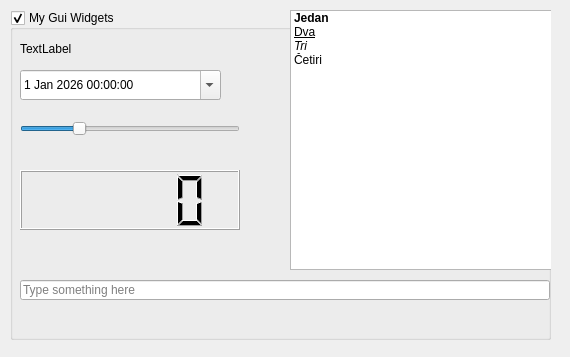
<?xml version="1.0" encoding="UTF-8"?>
<ui version="4.0">
 <class>DialogMain</class>
 <widget class="QDialog" name="DialogMain">
  <property name="geometry">
   <rect>
    <x>0</x>
    <y>0</y>
    <width>570</width>
    <height>357</height>
   </rect>
  </property>
  <property name="cursor">
   <cursorShape>ArrowCursor</cursorShape>
  </property>
  <property name="windowTitle">
   <string>My GUI</string>
  </property>
  <widget class="QGroupBox" name="groupBox">
   <property name="geometry">
    <rect>
     <x>10</x>
     <y>10</y>
     <width>541</width>
     <height>330</height>
    </rect>
   </property>
   <property name="title">
    <string>My Gui Widgets</string>
   </property>
   <property name="checkable">
    <bool>true</bool>
   </property>
   <widget class="QLabel" name="label">
    <property name="geometry">
     <rect>
      <x>10</x>
      <y>30</y>
      <width>54</width>
      <height>17</height>
     </rect>
    </property>
    <property name="text">
     <string>TextLabel</string>
    </property>
   </widget>
   <widget class="QDateTimeEdit" name="dateTimeEdit">
    <property name="geometry">
     <rect>
      <x>10</x>
      <y>60</y>
      <width>201</width>
      <height>30</height>
     </rect>
    </property>
    <property name="dateTime">
     <datetime>
      <hour>0</hour>
      <minute>0</minute>
      <second>0</second>
      <year>2026</year>
      <month>1</month>
      <day>1</day>
     </datetime>
    </property>
    <property name="calendarPopup">
     <bool>true</bool>
    </property>
   </widget>
   <widget class="QListWidget" name="listWidget">
    <property name="geometry">
     <rect>
      <x>280</x>
      <y>0</y>
      <width>270</width>
      <height>260</height>
     </rect>
    </property>
    <item>
     <property name="text">
      <string>Jedan</string>
     </property>
     <property name="font">
      <font>
       <bold>true</bold>
      </font>
     </property>
    </item>
    <item>
     <property name="text">
      <string>Dva</string>
     </property>
     <property name="font">
      <font>
       <underline>true</underline>
      </font>
     </property>
    </item>
    <item>
     <property name="text">
      <string>Tri</string>
     </property>
     <property name="font">
      <font>
       <italic>true</italic>
      </font>
     </property>
    </item>
    <item>
     <property name="text">
      <string>Četiri</string>
     </property>
     <property name="background">
      <brush brushstyle="NoBrush">
       <color alpha="255">
        <red>0</red>
        <green>0</green>
        <blue>0</blue>
       </color>
      </brush>
     </property>
     <property name="foreground">
      <brush brushstyle="NoBrush">
       <color alpha="255">
        <red>255</red>
        <green>0</green>
        <blue>0</blue>
       </color>
      </brush>
     </property>
    </item>
   </widget>
   <widget class="QSlider" name="horizontalSlider">
    <property name="geometry">
     <rect>
      <x>10</x>
      <y>110</y>
      <width>220</width>
      <height>18</height>
     </rect>
    </property>
    <property name="sliderPosition">
     <number>25</number>
    </property>
    <property name="orientation">
     <enum>Qt::Orientation::Horizontal</enum>
    </property>
   </widget>
   <widget class="QLCDNumber" name="lcdNumber">
    <property name="geometry">
     <rect>
      <x>10</x>
      <y>160</y>
      <width>220</width>
      <height>60</height>
     </rect>
    </property>
   </widget>
   <widget class="QLineEdit" name="lineEdit">
    <property name="geometry">
     <rect>
      <x>10</x>
      <y>270</y>
      <width>530</width>
      <height>20</height>
     </rect>
    </property>
    <property name="placeholderText">
     <string>Type something here</string>
    </property>
   </widget>
   <widget class="QLabel" name="label_2">
    <property name="geometry">
     <rect>
      <x>10</x>
      <y>300</y>
      <width>530</width>
      <height>30</height>
     </rect>
    </property>
    <property name="font">
     <font>
      <pointsize>16</pointsize>
     </font>
    </property>
    <property name="text">
     <string/>
    </property>
    <property name="textFormat">
     <enum>Qt::TextFormat::PlainText</enum>
    </property>
    <property name="alignment">
     <set>Qt::AlignmentFlag::AlignCenter</set>
    </property>
   </widget>
  </widget>
 </widget>
 <tabstops>
  <tabstop>groupBox</tabstop>
  <tabstop>listWidget</tabstop>
  <tabstop>dateTimeEdit</tabstop>
  <tabstop>horizontalSlider</tabstop>
 </tabstops>
 <resources/>
 <connections>
  <connection>
   <sender>horizontalSlider</sender>
   <signal>valueChanged(int)</signal>
   <receiver>lcdNumber</receiver>
   <slot>display(int)</slot>
   <hints>
    <hint type="sourcelabel">
     <x>129</x>
     <y>128</y>
    </hint>
    <hint type="destinationlabel">
     <x>129</x>
     <y>199</y>
    </hint>
   </hints>
  </connection>
  <connection>
   <sender>lineEdit</sender>
   <signal>textChanged(QString)</signal>
   <receiver>label_2</receiver>
   <slot>setText(QString)</slot>
   <hints>
    <hint type="sourcelabel">
     <x>279</x>
     <y>288</y>
    </hint>
    <hint type="destinationlabel">
     <x>278</x>
     <y>327</y>
    </hint>
   </hints>
  </connection>
 </connections>
</ui>
